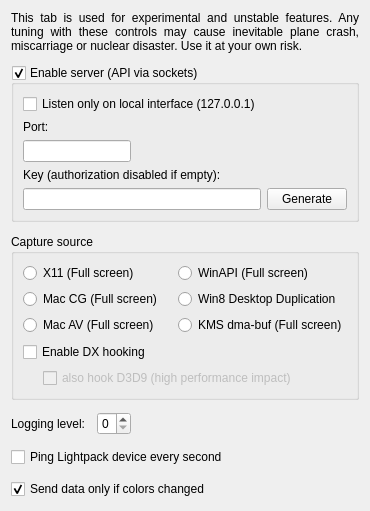
      <widget class="QWidget" name="tabExperimental">
       <property name="sizePolicy">
        <sizepolicy hsizetype="Fixed" vsizetype="Preferred">
         <horstretch>0</horstretch>
         <verstretch>0</verstretch>
        </sizepolicy>
       </property>
       <attribute name="title">
        <string>Experimental</string>
       </attribute>
       <layout class="QVBoxLayout" name="verticalLayout_3" stretch="0,0,0,0,0,0,0">
        <property name="spacing">
         <number>12</number>
        </property>
        <item>
         <widget class="QLabel" name="label_DevTabWarning">
          <property name="text">
           <string>&lt;html&gt;&lt;head/&gt;&lt;body&gt;&lt;p&gt;This tab is used for experimental and unstable features. Any tuning with these controls may cause inevitable plane crash, miscarriage or nuclear disaster. Use it at your own risk.&lt;/p&gt;&lt;/body&gt;&lt;/html&gt;</string>
          </property>
          <property name="scaledContents">
           <bool>false</bool>
          </property>
          <property name="alignment">
           <set>Qt::AlignJustify|Qt::AlignVCenter</set>
          </property>
          <property name="wordWrap">
           <bool>true</bool>
          </property>
         </widget>
        </item>
        <item>
         <widget class="QGroupBox" name="groupBox_Api">
          <property name="sizePolicy">
           <sizepolicy hsizetype="Preferred" vsizetype="Fixed">
            <horstretch>0</horstretch>
            <verstretch>0</verstretch>
           </sizepolicy>
          </property>
          <property name="styleSheet">
           <string notr="true"/>
          </property>
          <property name="title">
           <string>Enable server (API via sockets)</string>
          </property>
          <property name="checkable">
           <bool>true</bool>
          </property>
          <property name="checked">
           <bool>true</bool>
          </property>
          <layout class="QGridLayout" name="gridLayout_3">
           <item row="0" column="0">
            <widget class="QCheckBox" name="checkBox_listenOnlyOnLoInterface">
             <property name="text">
              <string>Listen only on local interface (127.0.0.1)</string>
             </property>
            </widget>
           </item>
           <item row="2" column="0">
            <widget class="QLineEdit" name="lineEdit_ApiPort">
             <property name="sizePolicy">
              <sizepolicy hsizetype="Fixed" vsizetype="Fixed">
               <horstretch>0</horstretch>
               <verstretch>0</verstretch>
              </sizepolicy>
             </property>
            </widget>
           </item>
           <item row="1" column="0">
            <widget class="QLabel" name="label_ApiPort">
             <property name="styleSheet">
              <string notr="true">margin-top: .1em</string>
             </property>
             <property name="text">
              <string>Port:</string>
             </property>
             <property name="buddy">
              <cstring>lineEdit_ApiPort</cstring>
             </property>
            </widget>
           </item>
           <item row="5" column="2">
            <widget class="QPushButton" name="pushButton_GenerateNewApiKey">
             <property name="text">
              <string>Generate</string>
             </property>
            </widget>
           </item>
           <item row="5" column="0">
            <widget class="QLineEdit" name="lineEdit_ApiKey">
             <property name="minimumSize">
              <size>
               <width>0</width>
               <height>20</height>
              </size>
             </property>
             <property name="baseSize">
              <size>
               <width>0</width>
               <height>20</height>
              </size>
             </property>
             <property name="toolTip">
              <string>Copy and paste this key into the application using the API, for authorization on the server</string>
             </property>
             <property name="styleSheet">
              <string notr="true"/>
             </property>
             <property name="maxLength">
              <number>40</number>
             </property>
             <property name="readOnly">
              <bool>false</bool>
             </property>
            </widget>
           </item>
           <item row="4" column="0">
            <widget class="QLabel" name="label_ApiKey">
             <property name="styleSheet">
              <string notr="true">margin-top:0</string>
             </property>
             <property name="text">
              <string>Key (authorization disabled if empty):</string>
             </property>
             <property name="buddy">
              <cstring>lineEdit_ApiKey</cstring>
             </property>
            </widget>
           </item>
          </layout>
         </widget>
        </item>
        <item>
         <widget class="QGroupBox" name="groupBox">
          <property name="sizePolicy">
           <sizepolicy hsizetype="MinimumExpanding" vsizetype="MinimumExpanding">
            <horstretch>0</horstretch>
            <verstretch>0</verstretch>
           </sizepolicy>
          </property>
          <property name="title">
           <string>Capture source</string>
          </property>
          <layout class="QVBoxLayout" name="verticalLayout_11">
           <item>
            <layout class="QHBoxLayout" name="horizontalLayout_6">
             <item>
              <layout class="QVBoxLayout" name="verticalLayout_9">
               <item>
                <widget class="QRadioButton" name="radioButton_GrabX11">
                 <property name="text">
                  <string notr="true">X11 (Full screen)</string>
                 </property>
                </widget>
               </item>
               <item>
                <widget class="QRadioButton" name="radioButton_GrabMacCoreGraphics">
                 <property name="text">
                  <string notr="true">Mac CG (Full screen)</string>
                 </property>
                </widget>
               </item>
               <item>
                <widget class="QRadioButton" name="radioButton_GrabMacAVFoundation">
                 <property name="text">
                  <string>Mac AV (Full screen)</string>
                 </property>
                </widget>
               </item>
               <item>
                <spacer name="verticalSpacer_6">
                 <property name="orientation">
                  <enum>Qt::Vertical</enum>
                 </property>
                 <property name="sizeHint" stdset="0">
                  <size>
                   <width>20</width>
                   <height>1</height>
                  </size>
                 </property>
                </spacer>
               </item>
              </layout>
             </item>
             <item>
              <layout class="QVBoxLayout" name="verticalLayout_10">
               <item>
                <widget class="QRadioButton" name="radioButton_GrabWinAPI">
                 <property name="text">
                  <string notr="true">WinAPI (Full screen)</string>
                 </property>
                </widget>
               </item>
               <item>
                <widget class="QRadioButton" name="radioButton_GrabDDupl">
                 <property name="text">
                  <string>Win8 Desktop Duplication</string>
                 </property>
                </widget>
               </item>
               <item>
                <widget class="QRadioButton" name="radioButton_GrabKMS">
                 <property name="text">
                  <string>KMS dma-buf (Full screen)</string>
                 </property>
                </widget>
               </item>
               <item>
                <spacer name="verticalSpacer">
                 <property name="orientation">
                  <enum>Qt::Vertical</enum>
                 </property>
                 <property name="sizeHint" stdset="0">
                  <size>
                   <width>20</width>
                   <height>1</height>
                  </size>
                 </property>
                </spacer>
               </item>
              </layout>
             </item>
            </layout>
           </item>
           <item>
            <widget class="QCheckBox" name="checkBox_EnableDx1011Capture">
             <property name="text">
              <string>Enable DX hooking</string>
             </property>
             <property name="icon">
              <iconset resource="../res/LightpackResources.qrc">
               <normaloff>:/icons/uac-shield.png</normaloff>:/icons/uac-shield.png</iconset>
             </property>
            </widget>
           </item>
           <item>
            <layout class="QHBoxLayout" name="horizontalLayout_9">
             <item>
              <spacer name="horizontalSpacer_4">
               <property name="orientation">
                <enum>Qt::Horizontal</enum>
               </property>
               <property name="sizeType">
                <enum>QSizePolicy::Fixed</enum>
               </property>
               <property name="sizeHint" stdset="0">
                <size>
                 <width>20</width>
                 <height>0</height>
                </size>
               </property>
              </spacer>
             </item>
             <item>
              <widget class="QCheckBox" name="checkBox_EnableDx9Capture">
               <property name="enabled">
                <bool>false</bool>
               </property>
               <property name="text">
                <string>also hook D3D9 (high performance impact)</string>
               </property>
              </widget>
             </item>
            </layout>
           </item>
          </layout>
         </widget>
        </item>
        <item>
         <layout class="QHBoxLayout" name="horizontalLayout_5">
          <item>
           <widget class="QLabel" name="label_LoggingLevel">
            <property name="text">
             <string>Logging level:</string>
            </property>
            <property name="buddy">
             <cstring>spinBox_LoggingLevel</cstring>
            </property>
           </widget>
          </item>
          <item>
           <widget class="QSpinBox" name="spinBox_LoggingLevel">
            <property name="maximum">
             <number>3</number>
            </property>
           </widget>
          </item>
          <item>
           <spacer name="horizontalSpacer_2">
            <property name="orientation">
             <enum>Qt::Horizontal</enum>
            </property>
            <property name="sizeHint" stdset="0">
             <size>
              <width>40</width>
              <height>20</height>
             </size>
            </property>
           </spacer>
          </item>
         </layout>
        </item>
        <item>
         <widget class="QCheckBox" name="checkBox_PingDeviceEverySecond">
          <property name="text">
           <string>Ping Lightpack device every second</string>
          </property>
         </widget>
        </item>
        <item>
         <widget class="QCheckBox" name="checkBox_SendDataOnlyIfColorsChanges">
          <property name="text">
           <string>Send data only if colors changed</string>
          </property>
          <property name="checked">
           <bool>true</bool>
          </property>
         </widget>
        </item>
        <item>
         <spacer name="verticalSpacer_4">
          <property name="orientation">
           <enum>Qt::Vertical</enum>
          </property>
          <property name="sizeType">
           <enum>QSizePolicy::Expanding</enum>
          </property>
          <property name="sizeHint" stdset="0">
           <size>
            <width>20</width>
            <height>1</height>
           </size>
          </property>
         </spacer>
        </item>
       </layout>
      </widget>
